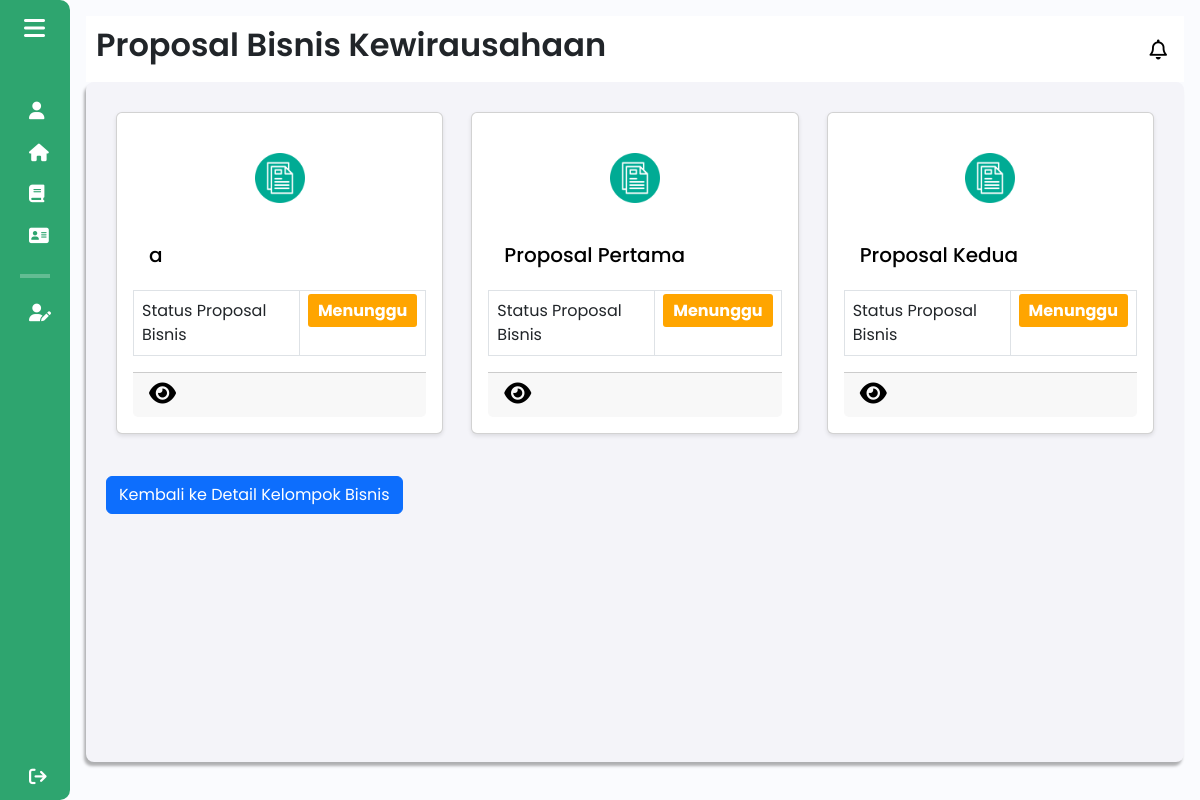
Page /components/pages/mentorbisnis/proposal_bisnis_mentor.php?id_kelompok=21 (signed in) on the earlier database version.
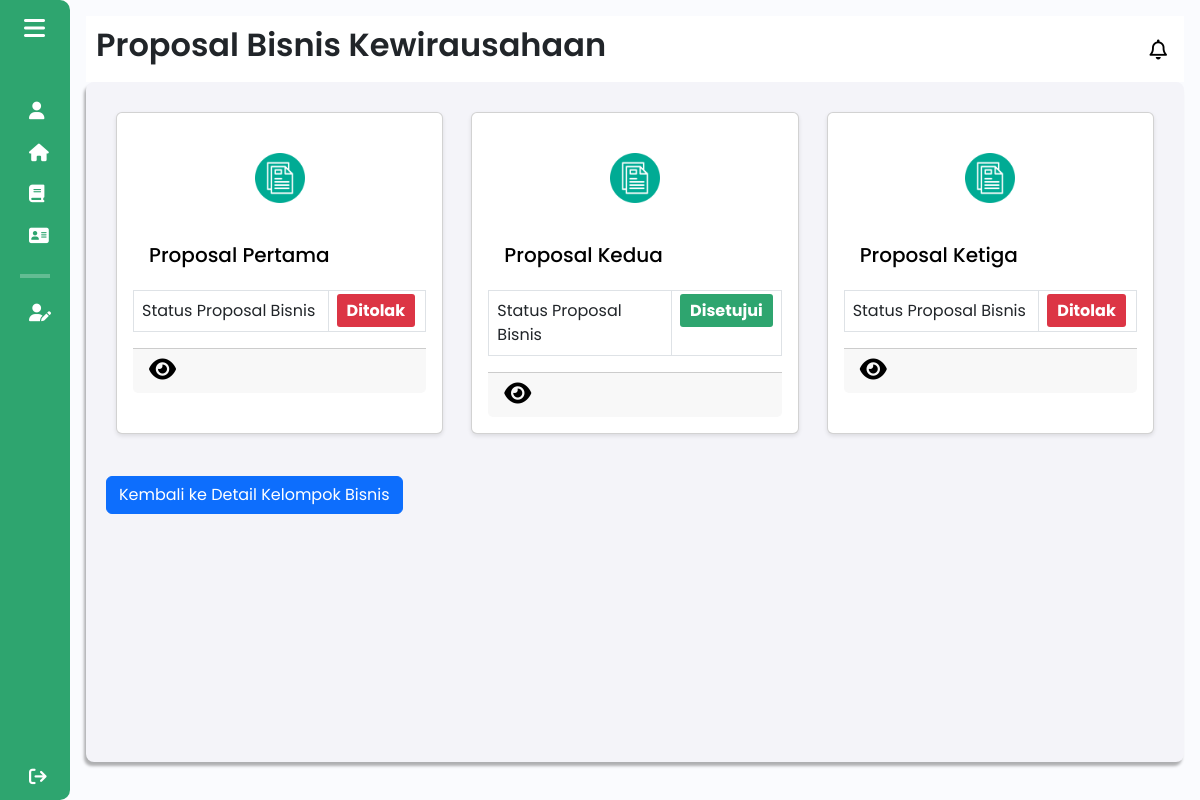
Same page on the later database version.
### tables this page shows
CREATE TABLE `proposal_bisnis` (
  `id` int(11) NOT NULL,
  `judul_proposal` varchar(255) NOT NULL,
  `tahapan_bisnis` varchar(25) NOT NULL,
  `sdg` text NOT NULL,
  `kategori` varchar(255) DEFAULT NULL,
  `other_category` varchar(255) DEFAULT NULL,
  `proposal_pdf` varchar(255) NOT NULL,
  `kelompok_id` int(11) NOT NULL,
  `status` enum('menunggu','ditolak','disetujui') DEFAULT 'menunggu',
  `ide_bisnis` varchar(255) DEFAULT NULL,
  `feedback` varchar(255) DEFAULT NULL
);

### components/pages/mentorbisnis/proposal_bisnis_mentor.php (the view, shortened to what this page needs)
<?php
include $_SERVER['DOCUMENT_ROOT'] . '/Aplikasi-Kewirausahaan/config/db_connection.php';
$id_kelompok = isset($_GET['id_kelompok']) ? $_GET['id_kelompok'] : null;
if ($id_kelompok) {
    $sql = "SELECT * FROM proposal_bisnis WHERE kelompok_id = $id_kelompok";
    $result = $conn->query($sql);
}
?>
<!DOCTYPE html>
<html lang="en">
<head>
    <link href="https://cdn.lineicons.com/4.0/lineicons.css" rel="stylesheet" />
    <link href="https://cdn.jsdelivr.net/npm/bootstrap@5.3.0-alpha3/dist/css/bootstrap.min.css" rel="stylesheet"
>
    <link rel="stylesheet" href="/Aplikasi-Kewirausahaan/assets/css/proposal_bisnis.css">
    <link rel="stylesheet" href="https://cdn.jsdelivr.net/gh/habibmhamadi/multi-select-tag@3.1.0/dist/css/multi-select-tag.css">
</head>
<body>
    <div class="wrapper">
        <?php
        include 'sidebar_mentor.php';
        ?>
        <div class="main p-3">
            <div class="main_header">
                <?php
                    include 'header_mentor.php';
                ?>
            </div>
            <div class="main_wrapper">
                <div class="card-container">
                    <?php
                    if ($result && mysqli_num_rows($result) > 0) {
                        while ($proposal = mysqli_fetch_assoc($result)) {
                            $id = $proposal['id'];
                            ?>
                            <div class="card" style="width: 33%; margin: 10px;">
                                <div class="card-icon text-center py-4">
                                    <img src="\Aplikasi-Kewirausahaan\assets\img\document-file_6424455.png" alt="Dokumen" style="width: 50px; height: 50px;">
                                </div>
                                <div class="card-body m-0">
                                    <h5 class="card-title"><?php echo htmlspecialchars($proposal['judul_proposal']); ?></h5>
                                </div>
                                <table class="table table-bordered m-0 styled-table">
                                    <tbody>
                                        <tr>
                                            <td>Status Proposal Bisnis</td>
                                            <td>
                                                <span id="status-label" class="status"
                                                    style="background-color: <?php
                                                        if ($proposal['status'] == 'disetujui') {
                                                            echo '#2ea56f';
                                                        } elseif ($proposal['status'] == 'ditolak') {
                                                            echo '#dc3545';
                                                        } else {
                                                            echo 'orange';
                                                        }
                                                    ?>; padding: 5px 10px; border-radius: 3px;">
                                                    <?php echo htmlspecialchars($proposal['status']); ?>
                                                </span>
                                            </td>
                                        </tr>
                                    </tbody>
                                </table>
                                <div class="card-footer">
                                <a href="detail_proposal_bisnis_mentor.php?id=<?php echo $id; ?>&id_kelompok=<?php echo $id_kelompok; ?>">
                                    <i class="fa-solid fa-eye detail-icon" title="Lihat Detail Proposal Bisnis"></i>
                                </a>
                                </div>
                            </div>
                            <?php
                        }
                    } else {
                        echo "<p>No proposals found for this group.</p>";
                    }
                    ?>
                </div>
                <div class="mt-3" onclick="window.location.href='detail_kelompok.php?id_kelompok=<?php echo $id_kelompok; ?>'" title="Kembali ke Detail Kelompok Bisnis">
                    <button class="btn btn-primary mt-3">Kembali ke Detail Kelompok Bisnis</button>
                </div>
            </div>
        </div>
    </div>
</body>
</html>

Differences in the rows shown:
removed proposal_bisnis: judul_proposal "a", status "Menunggu"
changed proposal_bisnis "Proposal Pertama": status "Menunggu" → "Ditolak"
changed proposal_bisnis "Proposal Kedua": status "Menunggu" → "Disetujui"
added proposal_bisnis: judul_proposal "Proposal Ketiga", status "Ditolak"
